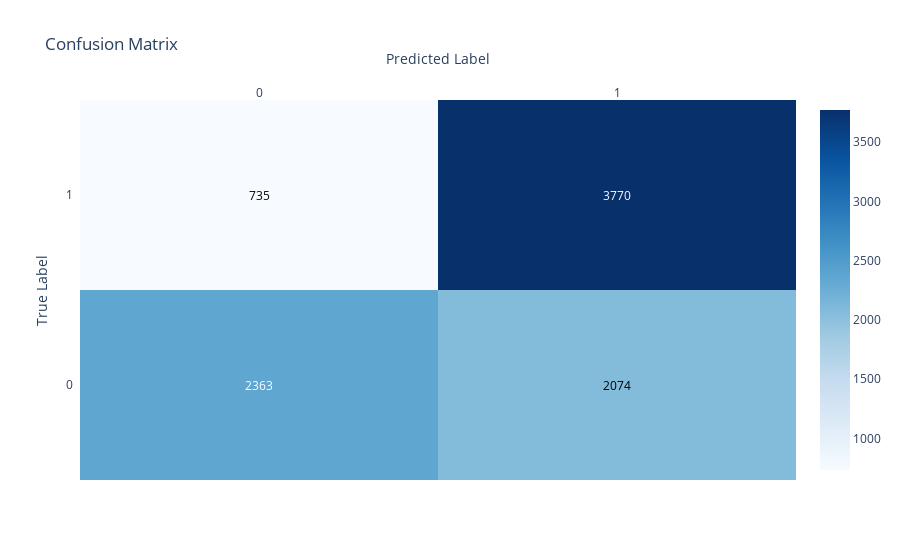

This figure's notebook cell:
### Markdown cell above
## Visualize results

### Code cell
# Generate the confusion matrix
cm = confusion_matrix(y_test_final, y_pred, labels=log_clr.classes_)

# Convert the labels to lists
x_labels = list(log_clr.classes_)  # Predicted classes
y_labels = list(log_clr.classes_)  # True classes

# Convert confusion matrix to a Plotly heatmap
fig = ff.create_annotated_heatmap(
    z=cm,
    x=x_labels,  # Labels for x-axis
    y=y_labels,  # Labels for y-axis
    colorscale='Blues',  # Color scheme
    showscale=True       # Show color bar
)

# Update layout for better aesthetics
fig.update_layout(
    title="Confusion Matrix",
    xaxis_title="Predicted Label",
    yaxis_title="True Label"
)

# Display the plot
fig.show()

### Figure 1 — Plotly figure (JSON) as saved in the notebook; plotly's stock layout.template omitted (floating-point values rounded to 4 significant figures)
{"data": [{"colorscale": [[0, "rgb(247,251,255)"], [0.125, "rgb(222,235,247)"], [0.25, "rgb(198,219,239)"], [0.375, "rgb(158,202,225)"], [0.5, "rgb(107,174,214)"], [0.625, "rgb(66,146,198)"], [0.75, "rgb(33,113,181)"], [0.875, "rgb(8,81,156)"], [1, "rgb(8,48,107)"]], "reversescale": false, "showscale": true, "type": "heatmap", "x": [0, 1], "y": [0, 1], "z": [[2363, 2074], [735, 3770]]}], "layout": {"annotations": [{"font": {"color": "#FFFFFF"}, "showarrow": false, "text": "2363", "x": 0, "xref": "x", "y": 0, "yref": "y"}, {"font": {"color": "#000000"}, "showarrow": false, "text": "2074", "x": 1, "xref": "x", "y": 0, "yref": "y"}, {"font": {"color": "#000000"}, "showarrow": false, "text": "735", "x": 0, "xref": "x", "y": 1, "yref": "y"}, {"font": {"color": "#FFFFFF"}, "showarrow": false, "text": "3770", "x": 1, "xref": "x", "y": 1, "yref": "y"}], "title": {"text": "Confusion Matrix"}, "xaxis": {"dtick": 1, "gridcolor": "rgb(0, 0, 0)", "side": "top", "ticks": "", "title": {"text": "Predicted Label"}}, "yaxis": {"dtick": 1, "ticks": "", "ticksuffix": "  ", "title": {"text": "True Label"}}}}
